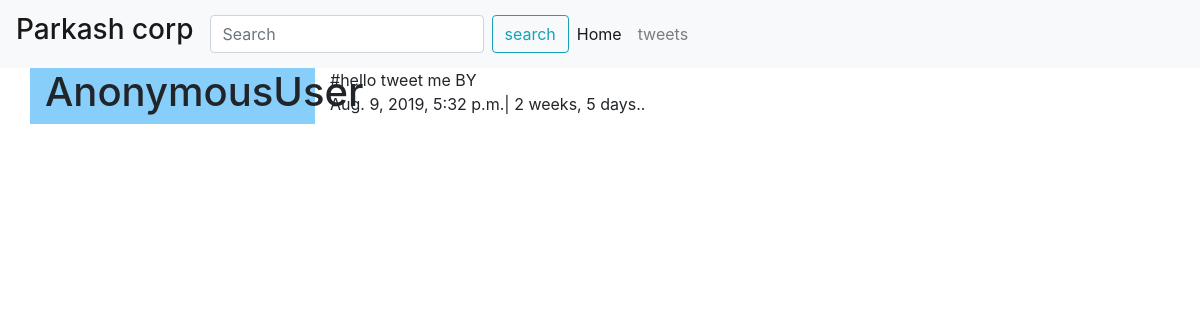
Screenshot of /tweets/13/ with the database file from the repository.
### tweets/models.py (models this page shows, shortened)
class Tweet(models.Model):
	user  		=models.ForeignKey(settings.AUTH_USER_MODEL,on_delete=models.CASCADE)
	content 	=models.CharField(max_length=142,validators=[validation])
	updated		=models.DateTimeField(auto_now=True)
	timestamp	=models.DateTimeField(auto_now_add=True)

### tweets/views.py (the view)
# urls.py: path("<int:pk>/",Tweetdetailview.as_view(),name="detail"),
class Tweetdetailview(DetailView):
    template_name = "tweets/detail_view.html"
    queryset = Tweet.objects.all()
    def get_object(self ):
        print(self.kwargs)
        pk = self.kwargs.get("pk")
        return Tweet.objects.get(id=pk)

### templates/tweets/detail_view.html
{% extends "base.html" %}
{% block container %}
<div class="row">
	<div class="col-sm-3  text-center" style="background-color: lightskyblue">
	<h1>{{request.user}}</h1>
	</div>
	<div class="col-sm-9">
	#{{object.content}} BY<br>
	{{object.timestamp}}|
	{{object.timestamp|timesince}}..
	</div>
</div>
{% endblock %}

### rows the page displays
Tweet: content "hello tweet me", timestamp "Aug. 9, 2019, 5:32 p.m.", timestamp "2 weeks, 5 days"

### other values shown
{{ request.user }} "AnonymousUser"
